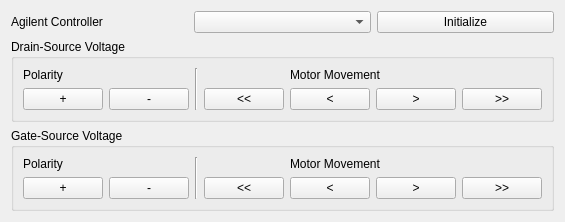
<?xml version="1.0" encoding="UTF-8"?>
<ui version="4.0">
 <class>Form</class>
 <widget class="QWidget" name="Form">
  <property name="geometry">
   <rect>
    <x>0</x>
    <y>0</y>
    <width>527</width>
    <height>200</height>
   </rect>
  </property>
  <property name="windowTitle">
   <string>Form</string>
  </property>
  <layout class="QGridLayout" name="gridLayout_3">
   <item row="0" column="0">
    <widget class="QLabel" name="label">
     <property name="text">
      <string>Agilent Controller</string>
     </property>
    </widget>
   </item>
   <item row="0" column="1">
    <widget class="QComboBox" name="ui_controller_resource"/>
   </item>
   <item row="0" column="2">
    <widget class="QPushButton" name="ui_initialize">
     <property name="text">
      <string>Initialize</string>
     </property>
    </widget>
   </item>
   <item row="1" column="0" colspan="3">
    <widget class="QGroupBox" name="groupBox">
     <property name="title">
      <string>Drain-Source Voltage</string>
     </property>
     <layout class="QGridLayout" name="gridLayout">
      <item row="0" column="0" colspan="2">
       <widget class="QLabel" name="label_2">
        <property name="text">
         <string>Polarity</string>
        </property>
       </widget>
      </item>
      <item row="0" column="2" rowspan="2">
       <widget class="Line" name="line">
        <property name="orientation">
         <enum>Qt::Vertical</enum>
        </property>
       </widget>
      </item>
      <item row="0" column="4" colspan="3">
       <widget class="QLabel" name="label_3">
        <property name="text">
         <string>Motor Movement</string>
        </property>
       </widget>
      </item>
      <item row="1" column="0">
       <widget class="QPushButton" name="ui_ds_positiv">
        <property name="text">
         <string>+</string>
        </property>
       </widget>
      </item>
      <item row="1" column="1">
       <widget class="QPushButton" name="ui_ds_negativ">
        <property name="text">
         <string>-</string>
        </property>
       </widget>
      </item>
      <item row="1" column="3">
       <widget class="QPushButton" name="ui_ds_move_left_fast">
        <property name="text">
         <string>&lt;&lt;</string>
        </property>
       </widget>
      </item>
      <item row="1" column="4">
       <widget class="QPushButton" name="ui_ds_move_left">
        <property name="text">
         <string>&lt;</string>
        </property>
       </widget>
      </item>
      <item row="1" column="5">
       <widget class="QPushButton" name="ui_move_right">
        <property name="text">
         <string>&gt;</string>
        </property>
       </widget>
      </item>
      <item row="1" column="6">
       <widget class="QPushButton" name="ui_move_right_fast">
        <property name="text">
         <string>&gt;&gt;</string>
        </property>
       </widget>
      </item>
     </layout>
    </widget>
   </item>
   <item row="2" column="0" colspan="3">
    <widget class="QGroupBox" name="groupBox_2">
     <property name="title">
      <string>Gate-Source Voltage</string>
     </property>
     <layout class="QGridLayout" name="gridLayout_2">
      <item row="0" column="0" colspan="2">
       <widget class="QLabel" name="label_4">
        <property name="text">
         <string>Polarity</string>
        </property>
       </widget>
      </item>
      <item row="0" column="2" rowspan="2">
       <widget class="Line" name="line_2">
        <property name="orientation">
         <enum>Qt::Vertical</enum>
        </property>
       </widget>
      </item>
      <item row="0" column="4" colspan="3">
       <widget class="QLabel" name="label_5">
        <property name="text">
         <string>Motor Movement</string>
        </property>
       </widget>
      </item>
      <item row="1" column="0">
       <widget class="QPushButton" name="ui_gs_positiv">
        <property name="text">
         <string>+</string>
        </property>
       </widget>
      </item>
      <item row="1" column="1">
       <widget class="QPushButton" name="ui_gs_negativ">
        <property name="text">
         <string>-</string>
        </property>
       </widget>
      </item>
      <item row="1" column="3">
       <widget class="QPushButton" name="ui_gs_move_left_fast">
        <property name="text">
         <string>&lt;&lt;</string>
        </property>
       </widget>
      </item>
      <item row="1" column="4">
       <widget class="QPushButton" name="ui_gs_move_left">
        <property name="text">
         <string>&lt;</string>
        </property>
       </widget>
      </item>
      <item row="1" column="5">
       <widget class="QPushButton" name="ui_gs_move_right">
        <property name="text">
         <string>&gt;</string>
        </property>
       </widget>
      </item>
      <item row="1" column="6">
       <widget class="QPushButton" name="ui_gs_move_right_fast">
        <property name="text">
         <string>&gt;&gt;</string>
        </property>
       </widget>
      </item>
     </layout>
    </widget>
   </item>
  </layout>
 </widget>
 <resources/>
 <connections/>
</ui>
